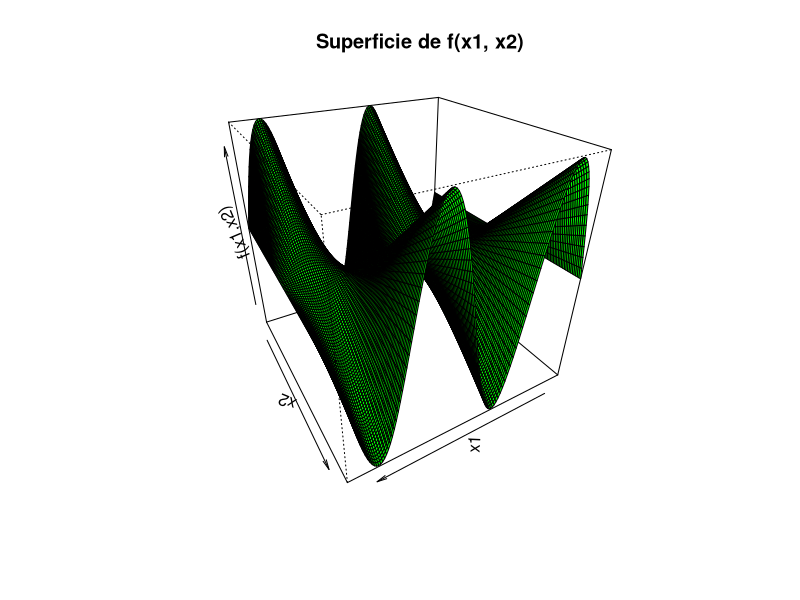

Write the R code that produced this figure.
# Definimos los valores de x1 y x2
x1 <- seq(-2 * pi, 2 * pi, by = 0.1)
x2 <- seq(-2 * pi, 2 * pi, by = 0.1)

# Definimos la función
f_trig <- function(x1, x2) {
  x2 * sin(x1)
}

# Generamos la matriz de valores usando outer
z1 <- outer(x1, x2, FUN = Vectorize(f_trig))

# Graficamos la superficie 3D
persp(x1, x2, z1, theta = 150, phi = 30, col = "green", 
      xlab = "x1", ylab = "x2", zlab = "f(x1,x2)", 
      main = "Superficie de f(x1, x2)")

# Definimos la función para optimización
f_trig_optim <- function(x) {
  x1 <- x[1]
  x2 <- x[2]
  x2 * sin(x1)
}

# Realizamos la optimización
result3 <- optim(c(0, 1), f_trig_optim, method = "BFGS")
print(result3)
